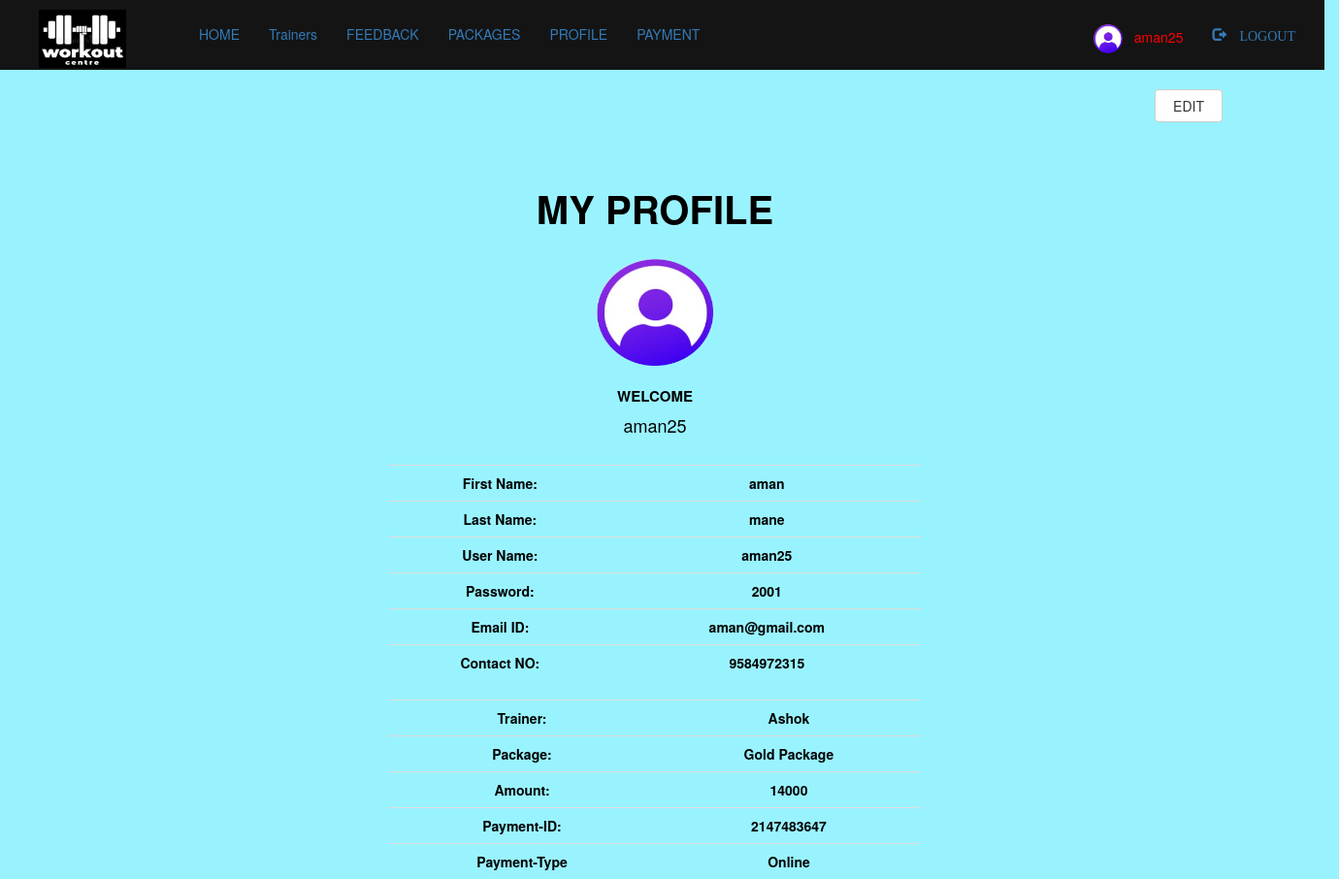
Page /profile.php (signed in) on the committed database.
### tables this page shows
CREATE TABLE `gym_members` (
  `first` varchar(100) NOT NULL,
  `last` varchar(100) NOT NULL,
  `username` varchar(100) NOT NULL,
  `password` varchar(100) NOT NULL,
  `id_no` int(100) NOT NULL,
  `email` varchar(100) NOT NULL,
  `contact` bigint(100) NOT NULL,
  `photo` varchar(100) NOT NULL
);

CREATE TABLE `payment` (
  `fullname` text NOT NULL,
  `id_no` int(100) NOT NULL,
  `trainer` varchar(100) NOT NULL,
  `package` varchar(100) NOT NULL,
  `amount` int(100) NOT NULL,
  `payment_id` int(100) NOT NULL,
  `payment_type` varchar(100) NOT NULL
);

### profile.php (the view, shortened to what this page needs)
<?php
    include "connection.php";
    include "navbar.php";
?>
<!DOCTYPE html>
<html>
    <head>
        <link rel="stylesheet" type="text/css" href="">
    <link rel="stylesheet" href="https://maxcdn.bootstrapcdn.com/bootstrap/3.3.7/css/bootstrap.min.css">
</head>
    </head>
    <body style="background-color: #00e1ff66;">
        <div class="container">
            <form action="" method="post">
                <button class="btn btn-default" style="float: right; width:70px; margin-top:20px;"
                name="submit1"> EDIT</button>
            </form>
            <div class="wrapper" style="width: 550px; height:700px; margin-left:280px;
             margin-top:40px;  color:black; ">
                          <?php
                    $q=mysqli_query($db,"SELECT * FROM  gym_members
                    where username='$_SESSION[login_user]';");
                      $py=mysqli_query($db,"SELECT * FROM payment;");
                ?>
                <br>
                <br>
                <br>
                <h2 style="text-align: center; font-size:40px"><b> MY PROFILE </b></h2> <br>
                <?php
                    $row=mysqli_fetch_assoc($q);
                    echo "<div style='text-align:center;'>
                                <img height=110px width=120px src='images/".$_SESSION['photo']."'>
                         </div> <br>";
                ?>
                <div style="text-align:center; font-size:15px;"><b>&nbsp WELCOME &nbsp  </b>
                   <h4 style="text-align: center; font-size :18px;"> <?php
                         echo  $_SESSION['login_user'];
                      ?>
                   </h4>
                </div><br>
                <?php
                    echo "<b>";
                    echo "<table style='text-align:center;' class='table table-boaderless table-hover'>";
                        echo "<tr>";
                            echo "<td>";
                                echo "<b> First Name: </b>";
                            echo "</td>";
                            echo "<td>";
                                echo $row['first'];
                            echo "</td>";
                        echo "</tr>";
                        echo "<tr>";
                            echo "<td>";
                                echo "<b> Last Name: </b>";
                            echo "</td>";
                            echo "<td>";
                                echo $row['last'];
                            echo "</td>";
                        echo "</tr>";
                        echo "<tr>";
                            echo "<td>";
                                echo "<b> User Name: </b>";
                            echo "</td>";
                            echo "<td>";
                                echo $row['username'];
                            echo "</td>";
                        echo "</tr>";
                        echo "<tr>";
                            echo "<td>";
                                echo "<b> Password: </b>";
                            echo "</td>";
                            echo "<td>";
                                echo $row['password'];
                            echo "</td>";
                        echo "</tr>";
                        echo "<tr>";
                            echo "<td>";
                            echo "<b> Email ID: </b>";
                            echo "</td>";
                            echo "<td>";
                            echo $row['email'];
                            echo "</td>";
                        echo "</tr>";
                        echo "<tr>";
                            echo "<td>";
                            echo "<b> Contact NO: </b>";
                            echo "</td>";
                            echo "<td>";
                            echo $row['contact'];
                            echo "</td>";
                        echo "</tr>";
                    echo "</table>";
                     echo "</b>";
                ?>
                 <?php
                    $ro=mysqli_fetch_assoc($py);
             echo "<b>";
                    echo "<table style='text-align:center;' class='table table-boaderless table-hover'>";
                        echo "<tr>";
                            echo "<td>";
                                echo "<b>  Trainer: </b>";
                            echo "</td>";
                            echo "<td>";
                                echo $ro['trainer'];
                            echo "</td>";
                        echo "</tr>";
                        echo "<tr>";
                            echo "<td>";
                                echo "<b> Package: </b>";
                            echo "</td>";
                            echo "<td>";
                                echo $ro['package'];
                            echo "</td>";
                        echo "</tr>";
                        echo "<tr>";
                            echo "<td>";
                                echo "<b> Amount: </b>";
                            echo "</td>";
                            echo "<td>";
                                echo $ro['amount'];
                            echo "</td>";
                        echo "</tr>";
                        echo "<tr>";
                            echo "<td>";
                                echo "<b> Payment-ID: </b>";
                            echo "</td>";
                            echo "<td>";
                                echo $ro['payment_id'];
                            echo "</td>";
                        echo "</tr>";
                        echo "<tr>";
                            echo "<td>";
                            echo "<b> Payment-Type </b>";
                            echo "</td>";
                            echo "<td>";
                            echo $ro['payment_type'];
                            echo "</td>";
                        echo "</tr>";
                    echo "</table>";
                     echo "</b>";
            ?>
            </div>
        </div>
    </body>
</html>

### navbar.php (shortened to what this page needs)
<!DOCTYPE html>
<html>
<head>
 <link rel="stylesheet" href="https://maxcdn.bootstrapcdn.com/bootstrap/3.3.7/css/bootstrap.min.css">
</head>
</head>
<header style="height: 72px;width: 1365px;
	background-color:rgb(20,20,20); padding: 10px; color:blue;" >
        <nav>
            <ul class="nav navbar-nav">
            <li> <img src="images/new_logo.jpg" style="padding-left: 30px; height: 60px; width: 120px; "></li>
                <li><a style="margin-left:60px;;" href="index.php">HOME</a></li>
                <li><a href="trainer.php">Trainers</a></li>
                <li><a href="feedback.php">FEEDBACK</a></li>
                <li><a href="packages.php">PACKAGES</a></li>
            </ul>
            <?php
                if(isset($_SESSION['login_user']))
                {?>
                  <ul class="nav navbar-nav">
                    <li>
                      <a href="profile.php">PROFILE</a>
                    </li>
                    <li>
                      <a href="payment.php">PAYMENT</a>
                    </li>
                  </ul>
                    <ul class="nav navbar-nav navbar-right">
                      <li><a href="profile.php">
                        <div style="color: red">
                          <?php
                            echo "<img class='img-circle profile-img' height=30px width=30px src='images/".$_SESSION['photo']."'>" ;
                            echo "&nbsp &nbsp".$_SESSION['login_user'];
                          ?>
                        </div>
                      </a></li>
                      <li><a href="logout.php" style="margin-right: 20px;"><span class="glyphicon glyphicon-log-out"> LOGOUT</span></a></li>
                <?php }
            ?>
        </nav>
</header>
</html>

### rows in the picture
gym_members: first "aman", last "mane", username "aman25", password "2001", email "aman@gmail.com", contact "9584972315"
payment: trainer "Ashok", package "Gold Package", amount "14000", payment "2147483647", payment_type "Online"

### other values in the picture
$_SESSION['login_user'] "aman25"
